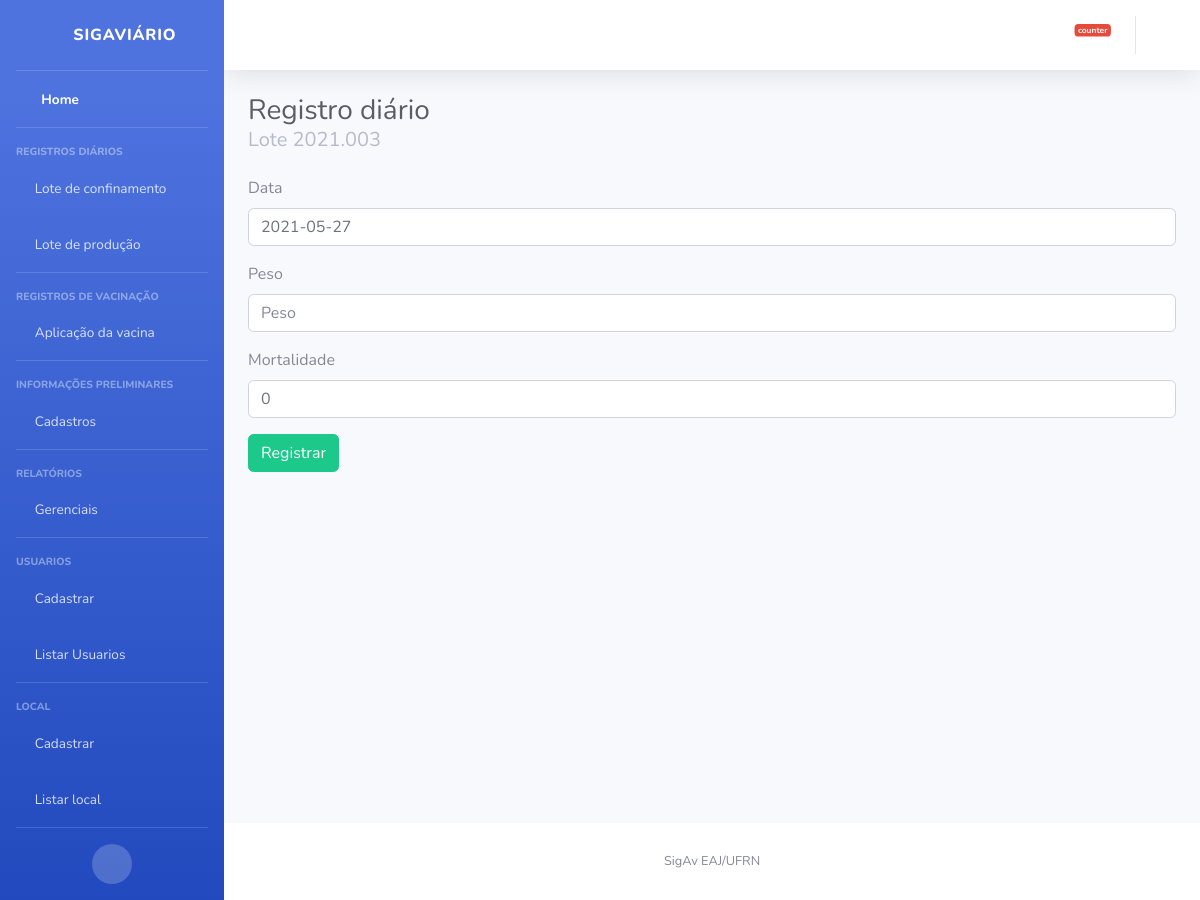
The app's page /lote/criar_registro_diario_lote/, older data.
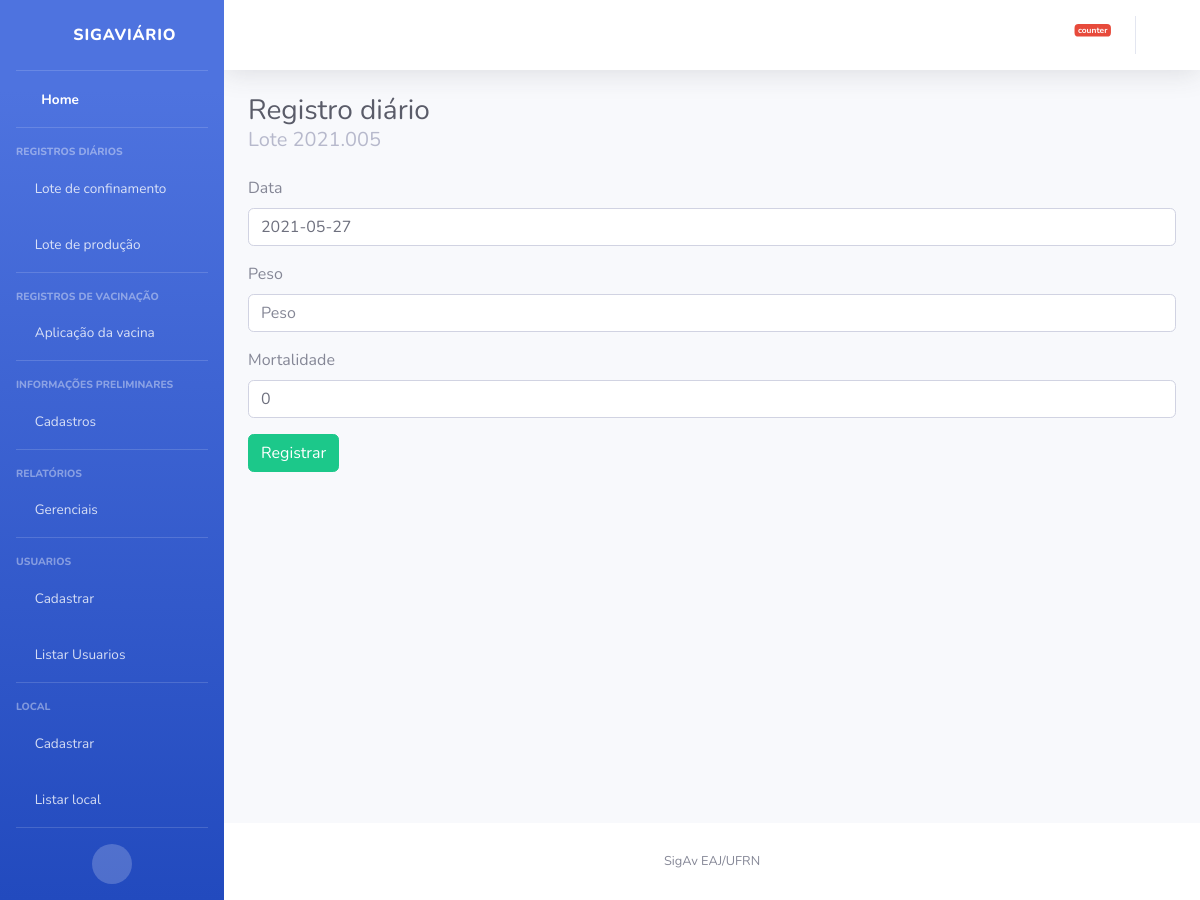
The same page, newer data.
### lote/models.py (models this page shows)
class Lote(models.Model):
    codigo = models.CharField(max_length=50, unique=True)
    aptidao = models.CharField(max_length=1, choices=APTIDAO, default='B')
    data_chegada = models.DateField(default=date.today)
    localidade = models.CharField(max_length=200)
    quantidade_aves_chegada = models.PositiveIntegerField()
    quantidade_aves_final = models.PositiveIntegerField(null=True, blank=True)
    raca = models.CharField(max_length=1, choices=RACA)
    status = models.CharField(max_length=1, choices=STATUS, default='A')
    def __str__(self):
        return self.codigo
    class Meta:
        ordering = ('status','data_chegada',)

### lote/views.py (the view)
# urls.py: path('criar_registro_diario_lote/', views.criar_registro_diario, name='criar_registro_diario'),
def criar_registro_diario(request):
    lote_atual = buscar_lote_atual()
    if (request.method == "POST"):
        form = RegistroDiarioLoteForm(request.POST)
        if (form.is_valid()):
            registro_diario = Registro_diario_lote()
            registro_diario.data = form.cleaned_data['data']
            registro_diario.peso = form.cleaned_data['peso']
            registro_diario.mortalidade = form.cleaned_data['mortalidade']
            registro_diario.lote = lote_atual
            registro_diario.save()
            lote_atual.quantidade_aves_final = lote_atual.quantidade_aves_final - registro_diario.mortalidade
            lote_atual.save()
            return redirect('lote:detalhes')
    else:
        form = RegistroDiarioLoteForm()
    informacoes = {
        'form':form,
        'lote': lote_atual
    }
    return render(request, "lote/criar_registro_diario.html", informacoes)

### lote/forms.py (shortened to what this page needs)
class RegistroDiarioLoteForm(ModelForm):
    class Meta:
        model = Registro_diario_lote
        fields = ['data', 'peso', 'mortalidade']

### lote/views.py (called while the page is built)
def buscar_lote_atual():
    if (len(Lote.objects.filter(Q(status="A") | Q(status="B"))) > 0):
        return Lote.objects.filter(Q(status="A") | Q(status="B"))[0]
    else:
        return None

### templates/lote/criar_registro_diario.html (shortened to what this page needs)
{% extends "base.html" %}
{% block titulo %}
Registro diário
<p class="m-0 h5 font-weight-regular text-gray-500">Lote {{lote}}</p>
{% endblock %}
{% block conteudo %}
{% load bootstrap4 %}
        <form method="post">
          {% bootstrap_form form %}
            <input type="submit" class="btn btn-success" value="Registrar">
        </form>
{% endblock %}

Row changes from the older to the newer data that the page shows:
no longer on this page (row edited): Lote: codigo "2021.003"
added Lote: codigo "2021.005"
